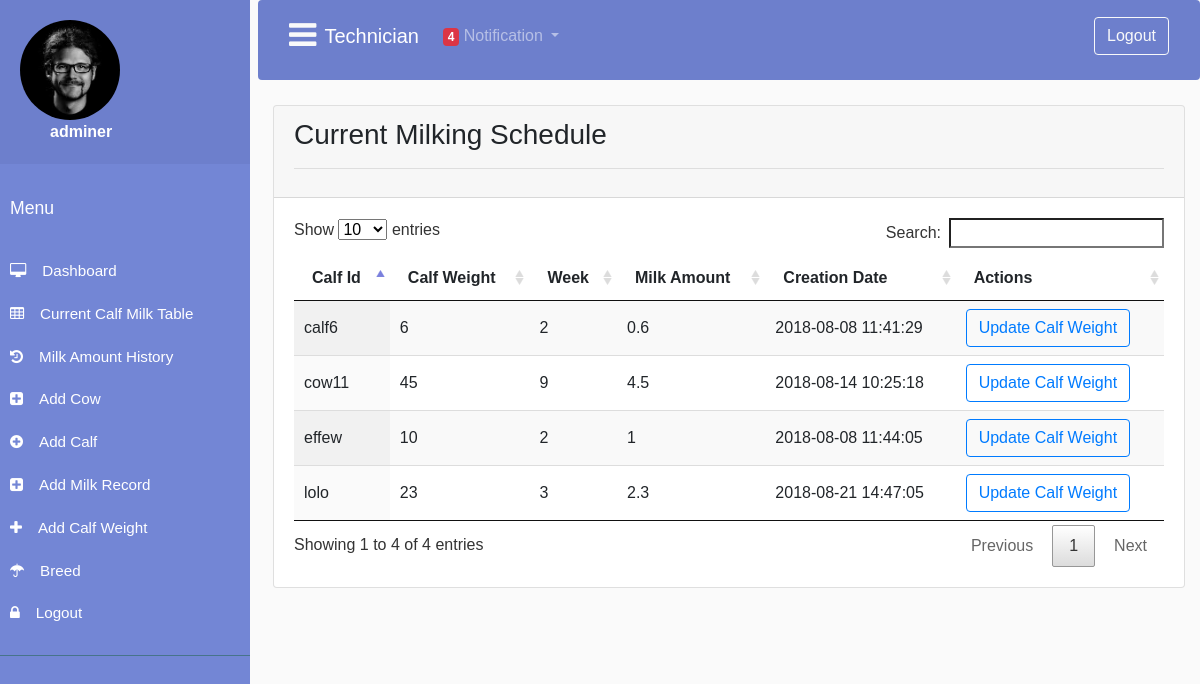
The app's page /technician/index.php (signed in) with its own data.
### tables this page shows
CREATE TABLE `calf_weight_milk` (
  `id` int(11) NOT NULL,
  `calf_id` varchar(191) NOT NULL,
  `calf_weight` double NOT NULL,
  `week` int(11) NOT NULL,
  `milk_amount` double NOT NULL,
  `is_active` tinyint(1) NOT NULL,
  `created_at` timestamp NOT NULL DEFAULT CURRENT_TIMESTAMP,
  `updated_at` timestamp NOT NULL DEFAULT CURRENT_TIMESTAMP
);

### technician/CalfManager.php (called while the page is built, shortened)
<?php
class CalfManager
{
    private $db;
    public function __construct()
    {
        require_once "config.php";
        $DB=new DB_FACADE();
        $this->db=$DB;
    }
    public function activeCalfMilkRecords()
    {
        $sql="SELECT * FROM calf_weight_milk WHERE is_active=true";
        return $this->db->connect()->query($sql);
    }
}

### technician/config.php (called while the page is built, shortened)
<?php
class DB_FACADE{
    private $conn=null;
    private $host="localhost";
    private $user="root";
    private $password="";
    private $database="cms";
    public function __construct()
    {
        $this->conn = mysqli_connect($this->host, $this->user, $this->password, $this->database) or die('could not connect');
    }
    public function connect()
    {
        return $this->conn;
    }
}
?>

### technician/index.php (the view, shortened to what this page needs)
<?php
require_once 'authcontroller.php';
?>
<!DOCTYPE html>
<html>
<head>
    <link rel="stylesheet" href="https://use.fontawesome.com/releases/v5.1.0/css/all.css"
>
    <link rel="stylesheet" href="css/bootstrap.css">
    <link rel="stylesheet" type="text/css"  href="css/main.css" />
    <link rel="stylesheet" type="text/css" href="../assets/plugins/DataTables/datatables.css">
</head>
<?php
require_once "CalfManager.php";
$calf_manger= new CalfManager();
?>
<body>
    <div class="wrapper">
        <nav id="sidebar">
                <?php
                require_once 'sidebar.php';
                ?>
        </nav>
        <div id="content" class="w-100 ml-2">
            <?php
            require_once 'nav.php';
            ?>
            <div class="container-fluid">
                <div class="card " style="margin-top: 25px">
                    <div class="card-header">
                        <h3>Current Milking Schedule</h3>
                        <hr>
                    </div>
                    <div class="card-body">
                        <table id="cows_table" class="display">
                            <thead>
                            <tr>
                                <th>Calf Id</th>
                                <th>Calf Weight</th>
                                <th>Week</th>
                                <th>Milk Amount</th>
                                <th>Creation Date</th>
                                <th>Actions</th>
                            </tr>
                            </thead>
                            <tbody>
                            <?php
                            $result66=$calf_manger->activeCalfMilkRecords();
                            while($row=$result66->fetch_array()){
                                echo '<tr>
                      <td >'.$row['calf_id'].'</td>
                        <td>'.$row['calf_weight'].'</td>
                        <td>'.$row['week'].'</td>
                        <td>'.$row['milk_amount'].'</td>
                        <td>'.$row['created_at'].'</td>
                       <td>
                       <a href="../technician/add_calf_weight.php"><button class="btn btn-outline-primary"   >Update Calf Weight</button></a>
                         </td>
                        </tr>';
                            }
                            ?>
                            </tbody>
                        </table>
                    </div>
                </div>
            </div>
        </div>
    </div>
</body>
</html>

### technician/css/main.css (style rules this page uses)
.wrapper { display: flex; width: 100%; align-items: stretch; }
#sidebar { min-width: 250px; max-width: 250px; min-height: 100vh; background: #7386D5; color: #fff; transition: all 0.3s; }
body { font-family: 'Poppins', sans-serif; background: #fafafa; }
a, a:hover, a:focus { color: inherit; text-decoration: none; transition: all 0.3s; }

### records on screen
calf_weight_milk: calf "calf6", calf_weight "6", week "2", milk_amount "0.6", created_at "2018-08-08 11:41:29"
calf_weight_milk: calf "effew", calf_weight "10", week "2", milk_amount "1", created_at "2018-08-08 11:44:05"
calf_weight_milk: calf "cow11", calf_weight "45", week "9", milk_amount "4.5", created_at "2018-08-14 10:25:18"
calf_weight_milk: calf "lolo", calf_weight "23", week "3", milk_amount "2.3", created_at "2018-08-21 14:47:05"

### other values on screen
$_SESSION['username'] "adminer"
$records->num_rows "4"
